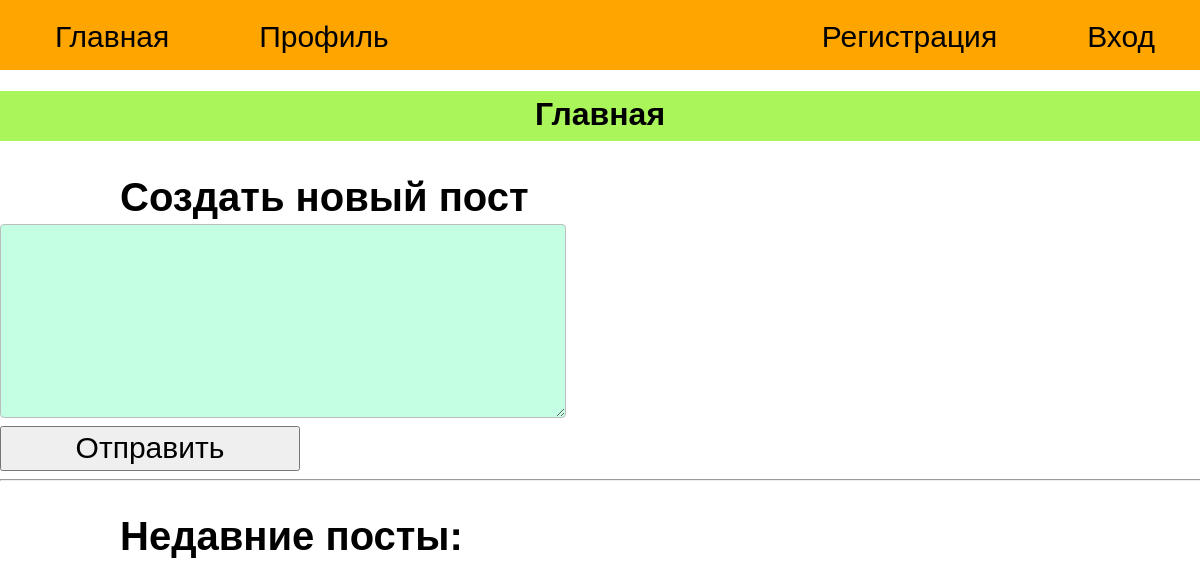
Before: / with the older database file.
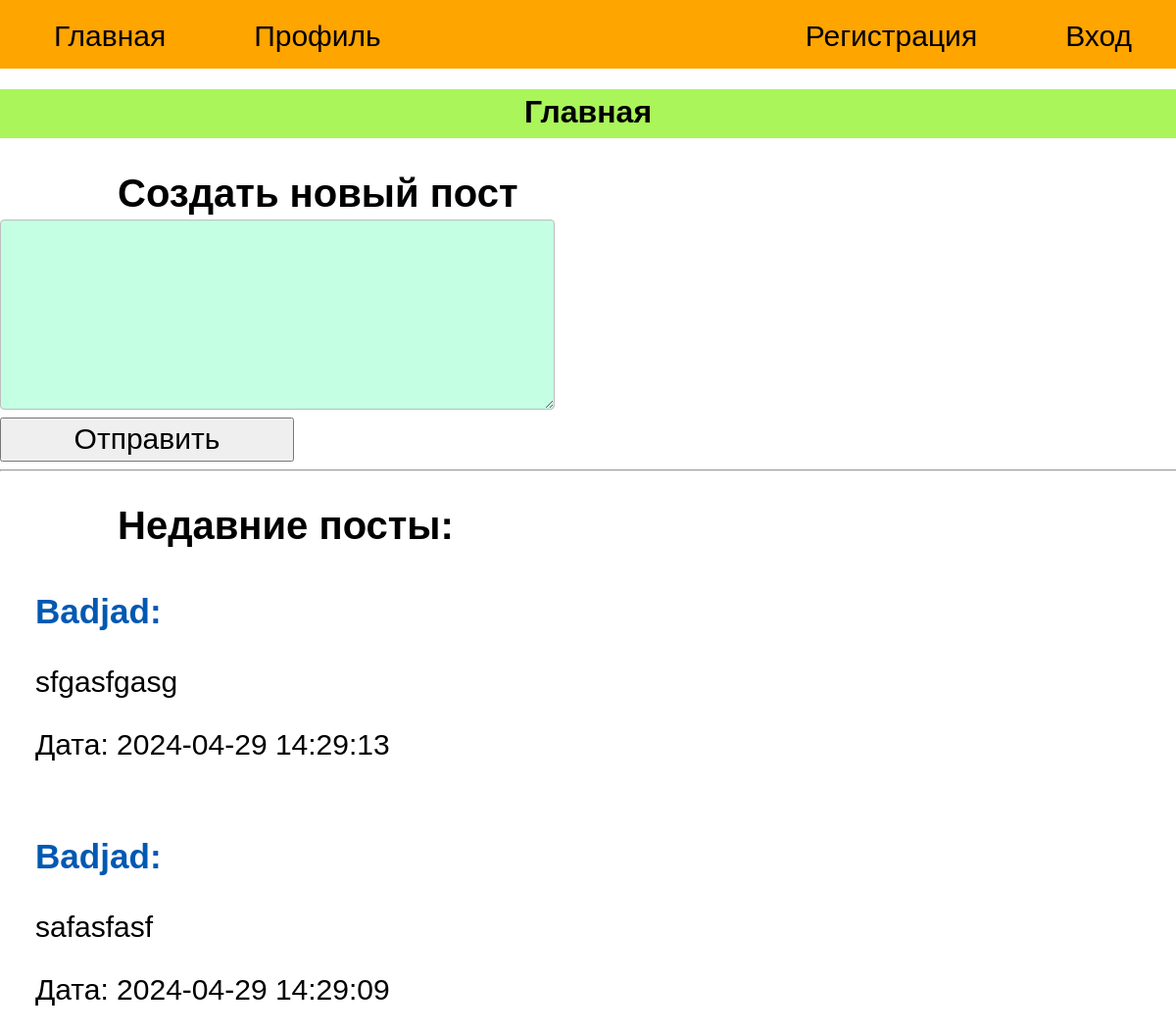
After: the same page with the newer database file.
### tables this page shows
CREATE TABLE posts (id integer PRIMARY KEY AUTOINCREMENT,user_id integer NOT NULL,username text NOT NULL,content text NOT NULL,created_at TIMESTAMP DEFAULT CURRENT_TIMESTAMP,FOREIGN KEY (user_id) REFERENCES users (id));

### main.py (the view)
@app.route('/')
def index():
    posts = dbase.get_posts()
    return render_template('main.html', lmenu=lmenu, menu=menu, posts=posts, title='News')

### db_session.py (called while the page is built)
    def get_posts(self, user_id=0):
        try:
            if not user_id:
                self.cur.execute(f"SELECT * FROM posts ORDER BY created_at DESC")
                res = self.cur.fetchall()
            else:
                self.cur.execute(f"SELECT * FROM posts WHERE user_id = {user_id}")
                res = self.cur.fetchall()
            if not res:
                return ''
            return res
        except sqlite3.Error as e:
            print("Ошибка БД" + str(e))

### main.py (called while the page is built)
def connect_db():
    conn = sqlite3.connect(app.config['DATABASE'])
    conn.row_factory = sqlite3.Row
    return conn

def get_db():
    if not hasattr(g, 'link_db'):
        g.link_db = connect_db()
    return g.link_db

@app.before_request
def before_request():
    global dbase
    db = get_db()
    dbase = dbsession(db)

### templates/main.html (shortened to what this page needs)
{% extends 'base.html' %}
{% block content %}
{{ super() }}
<h1 class="headline">Главная</h1>
<form action="{{ url_for('create_post') }}" method="POST">
    <h2 class="main">Создать новый пост</h2>
    <textarea name="content" class="main_t" required></textarea><br>
    <input type="submit" class="subm" value="Отправить">
</form>
<hr align=left width="100%">
<h2 class="main">Недавние посты:</h2>
{% if posts %}
    {% for post in posts %}
    <div class="post">
        <h3><a href="{{url_for('sprofile', id=post['user_id'])}}">{{ post['username'] }}:</a></h3>
        <p>{{ post['content'] }}</p>
        <p>Дата: {{ post['created_at'] }}</p>
    </div>
    {% endfor %}
{% endif %}
{% endblock %}

### templates/base.html (shortened to what this page needs)
<!DOCTYPE html>
<html lang="en">
<head>
    <link rel="stylesheet" type="text/css" href="../static/css/style.css"/>
</head>
<body>
{% block content -%}
    {% block mainmenu -%}
<ul class="mainmenu">
    {% for m in menu -%}
    <li><a href="{{m.url}}">{{m.name}}</a></li>
    {% endfor -%}
    {% for m in lmenu -%}
    <li class="last"><a href="{{m.url}}">{{m.name}}</a></li>
    {% endfor -%}
</ul>
    {% endblock mainmenu -%}
{% endblock -%}
</body>
</html>

### static/css/style.css (style rules this page uses)
html, body { font-family: 'Arial'; margin: 0; padding: 0; height: 100%; width: 100%; }
a { color: #0059b2; text-decoration: none; }
ul.mainmenu { list-style: none; background: #ffa500; height: 60px; margin: 0px; padding: 5px; color: #fdc073; font-size: 30px; overflow: hidden; }
ul.mainmenu li { float: left; margin: 15px 40px 0 50px; }
ul.mainmenu li.last { float: right; }
ul.mainmenu li a { color: #000000; text-decoration: none; }
.headline { text-align: center; font-size: 40; list-style: none; background: #aaf559; height: 40px; padding: 5px; }
.main { margin-left: 10%; display: block; margin-bottom: 0.25rem; font-size: 40px; }
.main_t { width: 45%; height: 180px; margin-bottom: 0.25rem; padding: 0.375rem 0.75rem; font-family: inherit; font-size: 1rem; font-weight: 400; line-height: 1.5; color: #212529; background-color: #c4ffe3; border: 1px solid #bdbdbd; border-radius: 0.25rem; transition: border-color 0.15s ease-in-out, box-shadow 0.15s ease-in-out; }
.subm { width: 300px; height: 45px; font-size: 30px; }
.post { margin-left: 2%; padding: 0.375rem 0.75rem; font-family: inherit; font-size: 30px; }

Changed rows visible on the page:
added posts: username "Badjad", content "sfgasfgasg", created_at "2024-04-29 14:29:13"
added posts: username "Badjad", content "safasfasf", created_at "2024-04-29 14:29:09"
